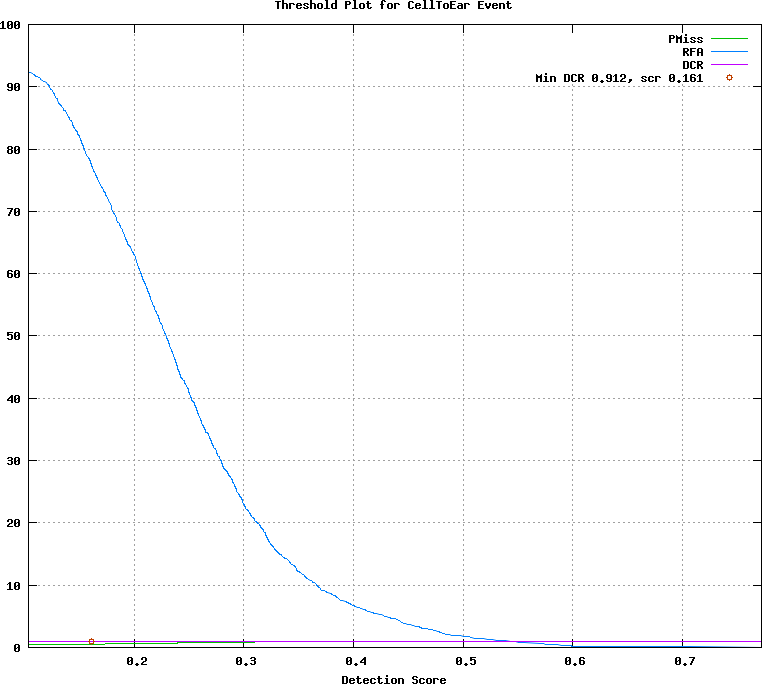

Source code (gnuplot):
## GNUPLOT command file
set terminal postscript color
set style data lines
set title 'Threshold Plot for CellToEar Event'
set xlabel 'Detection Score'
set grid
set size ratio 0.85
plot [0.103667:0.772000]  \
  'test.det.CellToEar_Event.dat.1' using 1:4 title 'PMiss' with lines lt 2, \
  'test.det.CellToEar_Event.dat.1' using 1:5 title 'RFA' with lines lt 3, \
  'test.det.CellToEar_Event.dat.1' using 1:6 title 'DCR' with lines lt 4, \
  'test.det.CellToEar_Event.dat.2' using 1:2 title 'Min DCR 0.912, scr 0.161' with points lt 6
